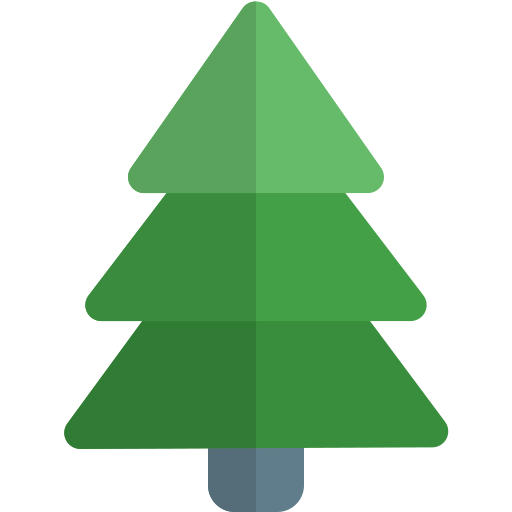
#> input picture resources/tree.png, 512 x 512 px
$ python main.py
#> lines starting #> are read from the running program, lines starting #| are printed output that depends on the picture
import datetime
from PIL import Image
from PIL import ImageFont
from PIL import ImageDraw

WIDTH = 1000
HEIGHT = 1000

img = Image.new(mode='RGB', size=(WIDTH, HEIGHT))
#> img: PIL image 1000x1000 RGB; every value is 0
img1 = Image.open('resources/tree.png')
#> img1 is the input picture: PIL image 512x512 RGBA; mean R, G, B, A 29.1, 62.7, 31.5, 106.8

img.paste(img1, (244, 244))
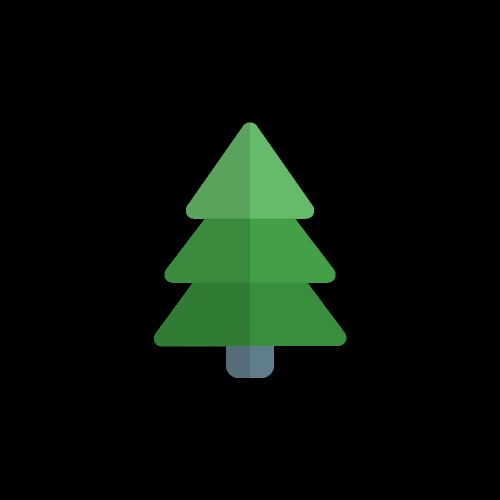
#> img: PIL image 1000x1000 RGB (shown at 1/2 size); mean R, G, B 7.6, 16.4, 8.2
img.save('resources/image.jpg')


def make_image():
    font = ImageFont.truetype('resources/font.ttf', size=50, encoding='UTF-8')

    now_date = datetime.datetime.today()
    new_year_date = datetime.datetime(day=1, year=now_date.year + 1, month=1, minute=0, hour=0)
    raw_interval = new_year_date - now_date
    interval = f'{int(raw_interval.total_seconds() // 60 // 60)} часов'

    img = Image.open('resources/image.jpg')

    draw_text = ImageDraw.Draw(img)
    msg = 'До нового года осталось:'
    W, H = WIDTH, 300
    size = font.getbbox(msg, language='ru')
    w, h = size[2], size[3]
    draw_text.text(((W - w) / 2, (H - h) / 2), msg, fill="white", font=font)

    draw_text = ImageDraw.Draw(img)
    msg = interval
    W, H = WIDTH, HEIGHT + 750
    size = font.getbbox(msg, language='ru')
    w, h = size[2], size[3]
    draw_text.text(((W - w) / 2, (H - h) / 2), msg, fill="white", font=font)

    img.save('result.jpg')
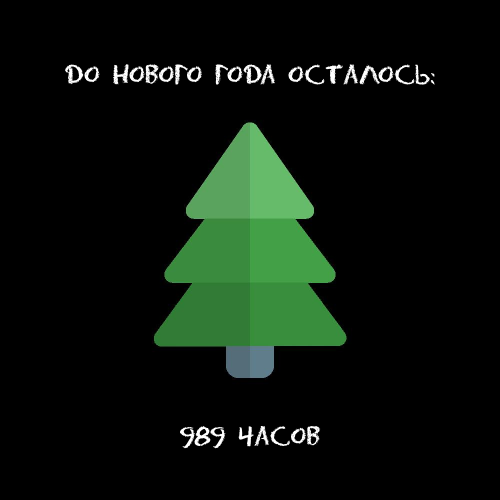
#> saved as result.jpg: PIL image 1000x1000 RGB (shown at 1/2 size); mean R, G, B 10.9, 19.6, 11.6


make_image()
